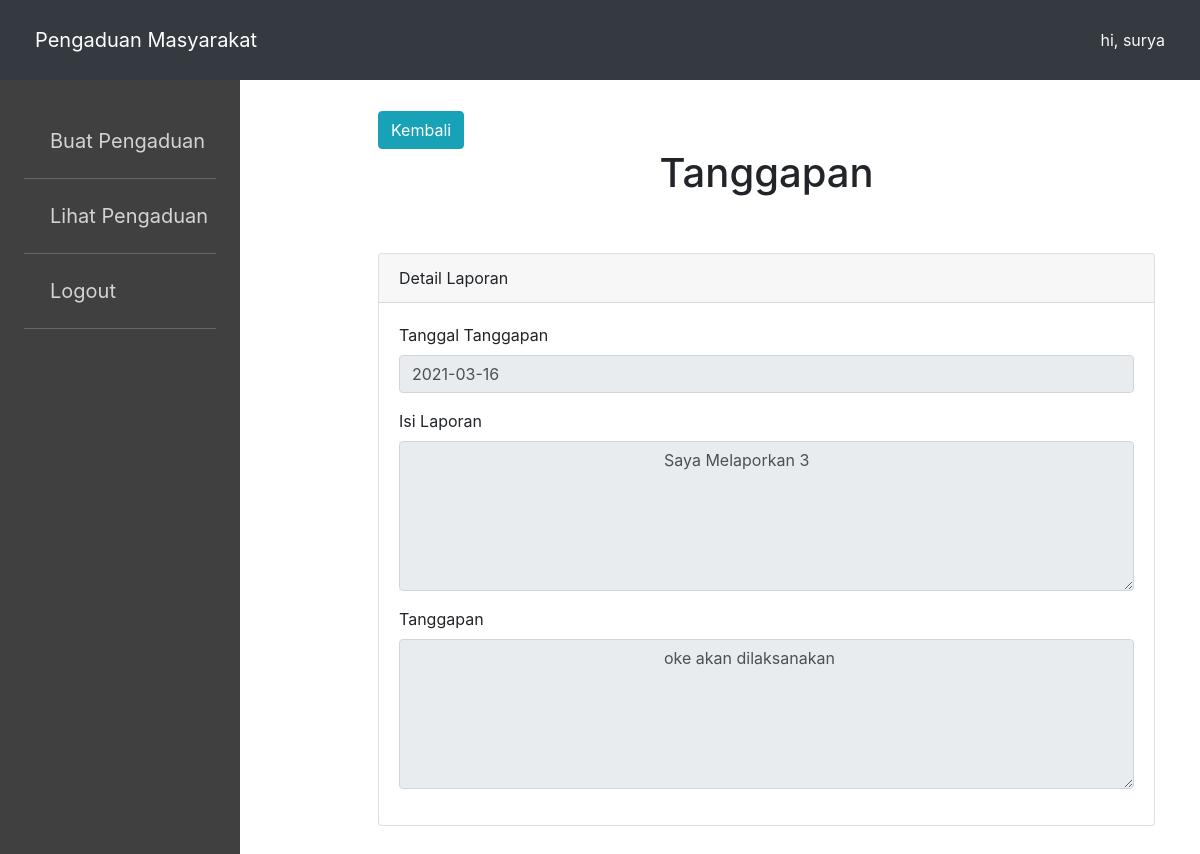
The app's page /view/masyarakat/lihat_tanggapan.php?id=3 (signed in) with its own data.
### tables this page shows
CREATE TABLE `tanggapan` (
  `id_tanggapan` int(11) NOT NULL,
  `id_pengaduan` int(11) NOT NULL,
  `tgl_tanggapan` date NOT NULL,
  `tanggapan` text NOT NULL,
  `id_petugas` int(11) NOT NULL
);

CREATE TABLE `pengaduan` (
  `id_pengaduan` int(11) NOT NULL,
  `tgl_pengaduan` date NOT NULL,
  `nik` char(16) NOT NULL,
  `isi_laporan` text NOT NULL,
  `foto` varchar(255) NOT NULL,
  `status` enum('0','proses','selesai','') NOT NULL
);

### config/koneksi.php (called while the page is built, shortened)
<?php
class database{
	var $host = "localhost";
	var $uname = "root";
	var $pass = "";
	var $db= "db_pengaduan_masyarakat";
	var $koneksi = "";
	function __construct(){
		$this->koneksi = mysqli_connect($this->host, $this->uname, $this->pass, $this->db);
	}
	function lihat_tanggapan()
	{
		$sql = mysqli_query($this->koneksi,"SELECT * FROM pengaduan,tanggapan where tanggapan.id_pengaduan='$_GET[id]' AND tanggapan.id_pengaduan=pengaduan.id_pengaduan");
		return $sql->fetch_array();
	}
}

### view/masyarakat/lihat_tanggapan.php (the view)
<?php
include '../../config/koneksi.php';
include 'header/header.php';
$db = new database();
$lihat = $db->lihat_tanggapan();
?>
<div class="container">
	<div class="main">
		<a href="lihat_pengaduan.php" class="btn btn-info">Kembali</a>
		<center>
	 		<h1>Tanggapan</h1><br><br>
	 	</center>
	 	<div class="card">
	 		<div class="card-header">Detail Laporan</div>
	 		<div class="card-body">
	 			<?php
	 				if ($lihat < 1) {
	 					echo "<font color='red'>Mohon Bersabar Pengaduan Belum Ditanggapi !</font>";
	 				}else{
	 					if ($lihat) {
	 				 ?>
	 				<div class="form-group">
	 					<label>Tanggal Tanggapan</label>
	 					<input type="text" name="tgl_tanggapan" value="<?php echo $lihat['tgl_tanggapan']; ?>" class="form-control" readonly="">
	 				</div>
	 				<div class="form-group">
	 					<label>Isi Laporan</label>
	 					<textarea type="text" name="isi_laporan" class="form-control" style="height: 150px;" readonly="">
	 						<?php echo $lihat['isi_laporan']; ?>
	 					</textarea>
	 				</div>
	 				<div class="form-group">
	 					<label>Tanggapan</label>
	 					<textarea type="text" name="tanggapan" class="form-control"  style="height: 150px;" readonly="">
	 						<?php echo $lihat['tanggapan']; ?>
	 					</textarea>
	 				</div>
	 			<?php }} ?>
	 		</div>
	 	</div>
	 	<br><br>
	</div>
</div>

### assets/style.css (style rules this page uses)
.main { padding-top: 10%; margin-left: 30%; }

### records on screen
tanggapan: tgl_tanggapan "2021-03-16", isi_laporan "Saya Melaporkan 3", tanggapan "oke akan dilaksanakan"

### other values on screen
$_SESSION['nama'] "surya"
